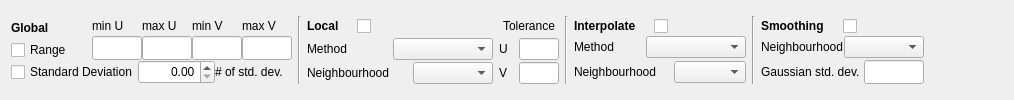
      <widget class="QWidget" name="filterTab">
       <attribute name="title">
        <string>Filters</string>
       </attribute>
       <layout class="QGridLayout" name="gridLayout_19">
        <item row="0" column="0">
         <layout class="QGridLayout" name="gridLayout_16">
          <property name="verticalSpacing">
           <number>0</number>
          </property>
          <item row="0" column="0">
           <widget class="QLabel" name="label_13">
            <property name="minimumSize">
             <size>
              <width>0</width>
              <height>20</height>
             </size>
            </property>
            <property name="font">
             <font>
              <weight>75</weight>
              <bold>true</bold>
             </font>
            </property>
            <property name="text">
             <string>Global</string>
            </property>
           </widget>
          </item>
          <item row="0" column="1" rowspan="2">
           <layout class="QGridLayout" name="gridLayout_5">
            <property name="horizontalSpacing">
             <number>0</number>
            </property>
            <property name="verticalSpacing">
             <number>1</number>
            </property>
            <item row="0" column="0">
             <widget class="QLabel" name="label_14">
              <property name="minimumSize">
               <size>
                <width>40</width>
                <height>0</height>
               </size>
              </property>
              <property name="maximumSize">
               <size>
                <width>40</width>
                <height>16777215</height>
               </size>
              </property>
              <property name="text">
               <string>min U</string>
              </property>
             </widget>
            </item>
            <item row="0" column="1">
             <widget class="QLabel" name="label_15">
              <property name="minimumSize">
               <size>
                <width>40</width>
                <height>0</height>
               </size>
              </property>
              <property name="maximumSize">
               <size>
                <width>40</width>
                <height>16777215</height>
               </size>
              </property>
              <property name="text">
               <string>max U</string>
              </property>
             </widget>
            </item>
            <item row="0" column="2">
             <widget class="QLabel" name="label_16">
              <property name="minimumSize">
               <size>
                <width>40</width>
                <height>0</height>
               </size>
              </property>
              <property name="maximumSize">
               <size>
                <width>40</width>
                <height>16777215</height>
               </size>
              </property>
              <property name="text">
               <string>min V</string>
              </property>
             </widget>
            </item>
            <item row="0" column="3">
             <widget class="QLabel" name="label_17">
              <property name="minimumSize">
               <size>
                <width>40</width>
                <height>0</height>
               </size>
              </property>
              <property name="maximumSize">
               <size>
                <width>40</width>
                <height>16777215</height>
               </size>
              </property>
              <property name="text">
               <string>max V</string>
              </property>
             </widget>
            </item>
            <item row="1" column="0">
             <widget class="QLineEdit" name="minUedit">
              <property name="sizePolicy">
               <sizepolicy hsizetype="Expanding" vsizetype="Fixed">
                <horstretch>0</horstretch>
                <verstretch>0</verstretch>
               </sizepolicy>
              </property>
              <property name="minimumSize">
               <size>
                <width>50</width>
                <height>24</height>
               </size>
              </property>
              <property name="maximumSize">
               <size>
                <width>40</width>
                <height>16777215</height>
               </size>
              </property>
              <property name="inputMask">
               <string/>
              </property>
              <property name="alignment">
               <set>Qt::AlignRight|Qt::AlignTrailing|Qt::AlignVCenter</set>
              </property>
             </widget>
            </item>
            <item row="1" column="1">
             <widget class="QLineEdit" name="maxUedit">
              <property name="sizePolicy">
               <sizepolicy hsizetype="Expanding" vsizetype="Fixed">
                <horstretch>0</horstretch>
                <verstretch>0</verstretch>
               </sizepolicy>
              </property>
              <property name="minimumSize">
               <size>
                <width>50</width>
                <height>24</height>
               </size>
              </property>
              <property name="maximumSize">
               <size>
                <width>40</width>
                <height>16777215</height>
               </size>
              </property>
              <property name="inputMask">
               <string/>
              </property>
              <property name="alignment">
               <set>Qt::AlignRight|Qt::AlignTrailing|Qt::AlignVCenter</set>
              </property>
             </widget>
            </item>
            <item row="1" column="2">
             <widget class="QLineEdit" name="minVedit">
              <property name="sizePolicy">
               <sizepolicy hsizetype="Expanding" vsizetype="Fixed">
                <horstretch>0</horstretch>
                <verstretch>0</verstretch>
               </sizepolicy>
              </property>
              <property name="minimumSize">
               <size>
                <width>50</width>
                <height>24</height>
               </size>
              </property>
              <property name="maximumSize">
               <size>
                <width>40</width>
                <height>16777215</height>
               </size>
              </property>
              <property name="inputMask">
               <string/>
              </property>
              <property name="alignment">
               <set>Qt::AlignRight|Qt::AlignTrailing|Qt::AlignVCenter</set>
              </property>
             </widget>
            </item>
            <item row="1" column="3">
             <widget class="QLineEdit" name="maxVedit">
              <property name="sizePolicy">
               <sizepolicy hsizetype="Expanding" vsizetype="Fixed">
                <horstretch>0</horstretch>
                <verstretch>0</verstretch>
               </sizepolicy>
              </property>
              <property name="minimumSize">
               <size>
                <width>50</width>
                <height>24</height>
               </size>
              </property>
              <property name="maximumSize">
               <size>
                <width>40</width>
                <height>16777215</height>
               </size>
              </property>
              <property name="inputMask">
               <string/>
              </property>
              <property name="alignment">
               <set>Qt::AlignRight|Qt::AlignTrailing|Qt::AlignVCenter</set>
              </property>
             </widget>
            </item>
           </layout>
          </item>
          <item row="1" column="0">
           <widget class="QCheckBox" name="globalRangeCheck">
            <property name="minimumSize">
             <size>
              <width>75</width>
              <height>20</height>
             </size>
            </property>
            <property name="text">
             <string>Range</string>
            </property>
           </widget>
          </item>
          <item row="2" column="0" colspan="2">
           <layout class="QHBoxLayout" name="horizontalLayout_9">
            <item>
             <widget class="QCheckBox" name="globalStDevCheck">
              <property name="minimumSize">
               <size>
                <width>0</width>
                <height>20</height>
               </size>
              </property>
              <property name="text">
               <string>Standard Deviation</string>
              </property>
             </widget>
            </item>
            <item>
             <widget class="QDoubleSpinBox" name="nStdDevSpin">
              <property name="minimumSize">
               <size>
                <width>0</width>
                <height>24</height>
               </size>
              </property>
              <property name="alignment">
               <set>Qt::AlignRight|Qt::AlignTrailing|Qt::AlignVCenter</set>
              </property>
             </widget>
            </item>
            <item>
             <widget class="QLabel" name="label_18">
              <property name="minimumSize">
               <size>
                <width>0</width>
                <height>20</height>
               </size>
              </property>
              <property name="text">
               <string># of std. dev.</string>
              </property>
             </widget>
            </item>
           </layout>
          </item>
         </layout>
        </item>
        <item row="0" column="1">
         <widget class="Line" name="line_5">
          <property name="orientation">
           <enum>Qt::Vertical</enum>
          </property>
         </widget>
        </item>
        <item row="0" column="2">
         <layout class="QGridLayout" name="gridLayout_18">
          <property name="verticalSpacing">
           <number>2</number>
          </property>
          <item row="0" column="0">
           <layout class="QHBoxLayout" name="horizontalLayout_6">
            <item>
             <widget class="QLabel" name="label_19">
              <property name="minimumSize">
               <size>
                <width>0</width>
                <height>20</height>
               </size>
              </property>
              <property name="font">
               <font>
                <weight>75</weight>
                <bold>true</bold>
               </font>
              </property>
              <property name="text">
               <string>Local</string>
              </property>
             </widget>
            </item>
            <item>
             <widget class="QCheckBox" name="localCheck">
              <property name="minimumSize">
               <size>
                <width>0</width>
                <height>20</height>
               </size>
              </property>
              <property name="text">
               <string/>
              </property>
             </widget>
            </item>
           </layout>
          </item>
          <item row="0" column="1">
           <spacer name="horizontalSpacer_14">
            <property name="orientation">
             <enum>Qt::Horizontal</enum>
            </property>
            <property name="sizeHint" stdset="0">
             <size>
              <width>40</width>
              <height>20</height>
             </size>
            </property>
           </spacer>
          </item>
          <item row="0" column="2" colspan="2">
           <widget class="QLabel" name="label_22">
            <property name="minimumSize">
             <size>
              <width>60</width>
              <height>20</height>
             </size>
            </property>
            <property name="text">
             <string>Tolerance</string>
            </property>
            <property name="alignment">
             <set>Qt::AlignCenter</set>
            </property>
           </widget>
          </item>
          <item row="1" column="0" colspan="2">
           <layout class="QHBoxLayout" name="horizontalLayout_2">
            <item>
             <widget class="QLabel" name="label_20">
              <property name="minimumSize">
               <size>
                <width>0</width>
                <height>20</height>
               </size>
              </property>
              <property name="text">
               <string>Method</string>
              </property>
             </widget>
            </item>
            <item>
             <spacer name="horizontalSpacer_18">
              <property name="orientation">
               <enum>Qt::Horizontal</enum>
              </property>
              <property name="sizeHint" stdset="0">
               <size>
                <width>20</width>
                <height>20</height>
               </size>
              </property>
             </spacer>
            </item>
            <item>
             <widget class="QComboBox" name="localMethodCombo">
              <property name="minimumSize">
               <size>
                <width>100</width>
                <height>22</height>
               </size>
              </property>
             </widget>
            </item>
           </layout>
          </item>
          <item row="1" column="2">
           <widget class="QLabel" name="label_23">
            <property name="text">
             <string>U</string>
            </property>
           </widget>
          </item>
          <item row="1" column="3">
           <widget class="QLineEdit" name="localUedit">
            <property name="minimumSize">
             <size>
              <width>40</width>
              <height>22</height>
             </size>
            </property>
            <property name="maximumSize">
             <size>
              <width>32</width>
              <height>32</height>
             </size>
            </property>
            <property name="alignment">
             <set>Qt::AlignRight|Qt::AlignTrailing|Qt::AlignVCenter</set>
            </property>
           </widget>
          </item>
          <item row="2" column="0">
           <widget class="QLabel" name="label_21">
            <property name="minimumSize">
             <size>
              <width>100</width>
              <height>20</height>
             </size>
            </property>
            <property name="text">
             <string>Neighbourhood</string>
            </property>
           </widget>
          </item>
          <item row="2" column="1">
           <widget class="QComboBox" name="localNxNCombo">
            <property name="minimumSize">
             <size>
              <width>80</width>
              <height>22</height>
             </size>
            </property>
            <property name="maximumSize">
             <size>
              <width>80</width>
              <height>16777215</height>
             </size>
            </property>
           </widget>
          </item>
          <item row="2" column="2">
           <widget class="QLabel" name="label_24">
            <property name="text">
             <string>V</string>
            </property>
           </widget>
          </item>
          <item row="2" column="3">
           <widget class="QLineEdit" name="localVedit">
            <property name="minimumSize">
             <size>
              <width>40</width>
              <height>22</height>
             </size>
            </property>
            <property name="maximumSize">
             <size>
              <width>32</width>
              <height>16777215</height>
             </size>
            </property>
            <property name="alignment">
             <set>Qt::AlignRight|Qt::AlignTrailing|Qt::AlignVCenter</set>
            </property>
           </widget>
          </item>
         </layout>
        </item>
        <item row="0" column="3">
         <widget class="Line" name="line_6">
          <property name="orientation">
           <enum>Qt::Vertical</enum>
          </property>
         </widget>
        </item>
        <item row="0" column="4">
         <layout class="QGridLayout" name="gridLayout_15">
          <property name="verticalSpacing">
           <number>0</number>
          </property>
          <item row="0" column="0">
           <layout class="QHBoxLayout" name="horizontalLayout_5">
            <item>
             <widget class="QLabel" name="label_25">
              <property name="minimumSize">
               <size>
                <width>0</width>
                <height>20</height>
               </size>
              </property>
              <property name="maximumSize">
               <size>
                <width>80</width>
                <height>22</height>
               </size>
              </property>
              <property name="font">
               <font>
                <weight>75</weight>
                <bold>true</bold>
               </font>
              </property>
              <property name="text">
               <string>Interpolate</string>
              </property>
             </widget>
            </item>
            <item>
             <widget class="QCheckBox" name="interpolateCheck">
              <property name="minimumSize">
               <size>
                <width>0</width>
                <height>20</height>
               </size>
              </property>
              <property name="maximumSize">
               <size>
                <width>16777215</width>
                <height>22</height>
               </size>
              </property>
              <property name="text">
               <string/>
              </property>
             </widget>
            </item>
           </layout>
          </item>
          <item row="1" column="0">
           <layout class="QGridLayout" name="gridLayout_14">
            <property name="verticalSpacing">
             <number>2</number>
            </property>
            <item row="0" column="0">
             <widget class="QLabel" name="label_26">
              <property name="minimumSize">
               <size>
                <width>0</width>
                <height>20</height>
               </size>
              </property>
              <property name="text">
               <string>Method</string>
              </property>
             </widget>
            </item>
            <item row="0" column="1">
             <spacer name="horizontalSpacer_13">
              <property name="orientation">
               <enum>Qt::Horizontal</enum>
              </property>
              <property name="sizeHint" stdset="0">
               <size>
                <width>18</width>
                <height>20</height>
               </size>
              </property>
             </spacer>
            </item>
            <item row="0" column="2" colspan="2">
             <widget class="QComboBox" name="interpolateMethodCombo">
              <property name="minimumSize">
               <size>
                <width>100</width>
                <height>22</height>
               </size>
              </property>
              <property name="maximumSize">
               <size>
                <width>80</width>
                <height>16777215</height>
               </size>
              </property>
             </widget>
            </item>
            <item row="1" column="0" colspan="3">
             <widget class="QLabel" name="label_27">
              <property name="minimumSize">
               <size>
                <width>100</width>
                <height>24</height>
               </size>
              </property>
              <property name="text">
               <string>Neighbourhood</string>
              </property>
             </widget>
            </item>
            <item row="1" column="3">
             <widget class="QComboBox" name="interpolateNxNCombo">
              <property name="minimumSize">
               <size>
                <width>50</width>
                <height>22</height>
               </size>
              </property>
             </widget>
            </item>
           </layout>
          </item>
         </layout>
        </item>
        <item row="0" column="5">
         <widget class="Line" name="line_7">
          <property name="orientation">
           <enum>Qt::Vertical</enum>
          </property>
         </widget>
        </item>
        <item row="0" column="6">
         <layout class="QGridLayout" name="gridLayout_17">
          <property name="verticalSpacing">
           <number>0</number>
          </property>
          <item row="0" column="0">
           <layout class="QHBoxLayout" name="horizontalLayout_4">
            <item>
             <widget class="QLabel" name="label_28">
              <property name="minimumSize">
               <size>
                <width>0</width>
                <height>20</height>
               </size>
              </property>
              <property name="font">
               <font>
                <weight>75</weight>
                <bold>true</bold>
               </font>
              </property>
              <property name="text">
               <string>Smoothing</string>
              </property>
             </widget>
            </item>
            <item>
             <widget class="QCheckBox" name="smoothCheck">
              <property name="minimumSize">
               <size>
                <width>0</width>
                <height>20</height>
               </size>
              </property>
              <property name="text">
               <string/>
              </property>
             </widget>
            </item>
           </layout>
          </item>
          <item row="1" column="0">
           <layout class="QGridLayout" name="gridLayout_4">
            <property name="verticalSpacing">
             <number>2</number>
            </property>
            <item row="0" column="0">
             <widget class="QLabel" name="label_29">
              <property name="minimumSize">
               <size>
                <width>0</width>
                <height>20</height>
               </size>
              </property>
              <property name="text">
               <string>Neighbourhood</string>
              </property>
             </widget>
            </item>
            <item row="0" column="1" colspan="2">
             <widget class="QComboBox" name="smoothNxNCombo">
              <property name="minimumSize">
               <size>
                <width>80</width>
                <height>22</height>
               </size>
              </property>
              <property name="maximumSize">
               <size>
                <width>80</width>
                <height>16777215</height>
               </size>
              </property>
             </widget>
            </item>
            <item row="1" column="0" colspan="2">
             <widget class="QLabel" name="label_30">
              <property name="minimumSize">
               <size>
                <width>0</width>
                <height>20</height>
               </size>
              </property>
              <property name="text">
               <string>Gaussian std. dev.</string>
              </property>
             </widget>
            </item>
            <item row="1" column="2">
             <widget class="QLineEdit" name="smoothRadiusEdit">
              <property name="minimumSize">
               <size>
                <width>50</width>
                <height>24</height>
               </size>
              </property>
              <property name="maximumSize">
               <size>
                <width>60</width>
                <height>16777215</height>
               </size>
              </property>
              <property name="alignment">
               <set>Qt::AlignRight|Qt::AlignTrailing|Qt::AlignVCenter</set>
              </property>
             </widget>
            </item>
           </layout>
          </item>
         </layout>
        </item>
        <item row="0" column="7">
         <spacer name="horizontalSpacer_8">
          <property name="orientation">
           <enum>Qt::Horizontal</enum>
          </property>
          <property name="sizeHint" stdset="0">
           <size>
            <width>79</width>
            <height>43</height>
           </size>
          </property>
         </spacer>
        </item>
       </layout>
      </widget>
